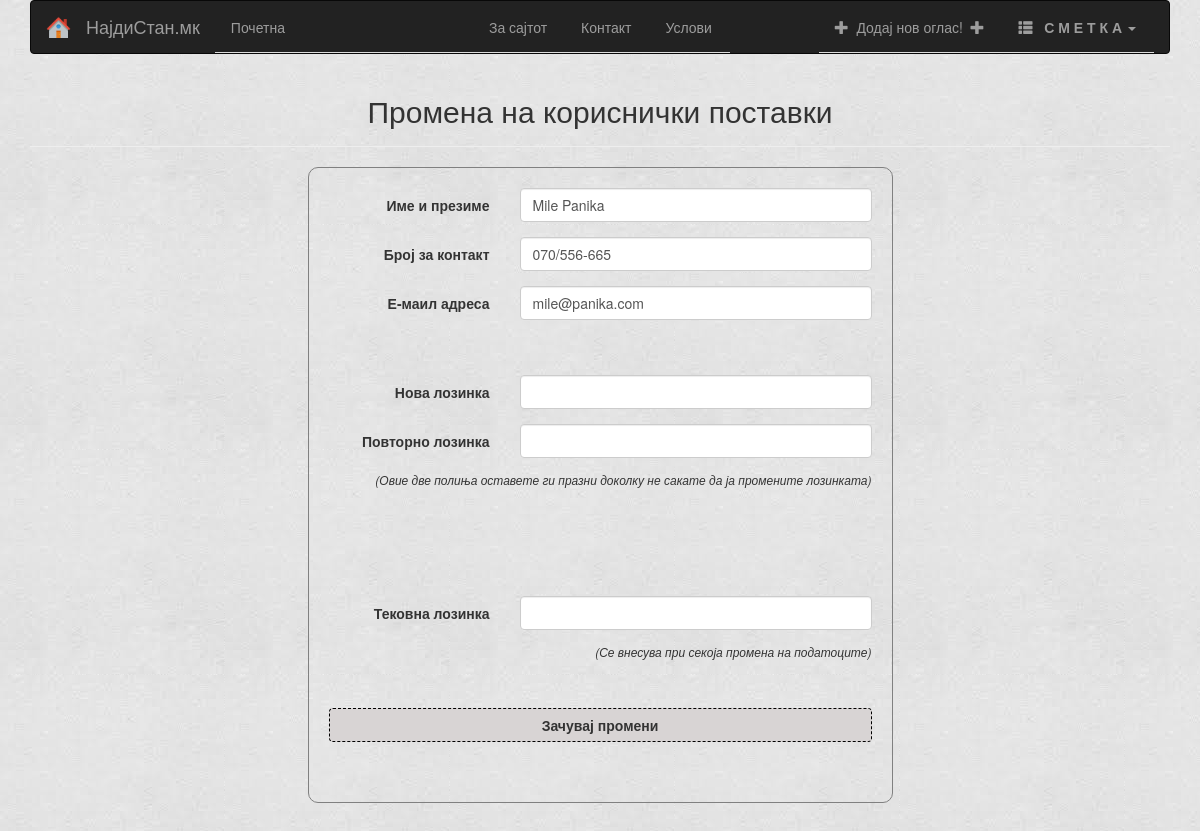
Screenshot of /profile/edit (signed in) with the database file from the repository.
### app/models.py (models this page shows, shortened)
class Users(db.Model):
    userId = db.Column(db.Integer, primary_key=True)
    fullName = db.Column(db.String(100), index=True)
    email = db.Column(db.String(120), index=True, unique=True)
    password = db.Column(db.String(32))
    telNumber = db.Column(db.String(30))
    regIP = db.Column(db.String(20))
    regDate = db.Column(db.DateTime)
    lastSeen = db.Column(db.DateTime)
    isAdmin = db.Column(db.Boolean, default=False)
    interestedIn = db.Column(db.String(120))
    condosOwned = db.relationship('Condo', backref='condoOwner', lazy='dynamic')
    commentsOwned = db.relationship('Comment', backref='commentOwner', lazy='dynamic')
    reportedUser = db.relationship('Reports', backref='userReported', lazy='dynamic')
    @property
    def is_authenticated(self):
        return True
    @property
    def is_admin(self):
        admins = Users.query.filter(Users.isAdmin == 1).all()
        if self in admins:
            return True
        else:
            return False

### app/views.py (the view, shortened to what this page needs)
@app.route('/profile/edit', methods=['GET', 'POST'])
@login_required
def profileEdit():
    form = UserEditProfile()
    cuser = current_user
    return render_template('profileEdit.html', form=form, user=cuser, title='Промена на поставки')

### app/forms.py
class UserEditProfile(FlaskForm):
    fullName = StringField('Име и презиме', validators=[DataRequired(message='Задолжително поле'), Length(min=3, max=30, message='Името мора да биде помеѓу 3 и 30 карактери.')])
    email = StringField('Е-маил адреса', validators=[DataRequired(message='Задолжително поле'), Length(min=3,message='Е-маилот мора да содржи барем 3 карактери.'),Email(message='Внесете валиден емаил во формат: john@doe.com')])
    password1 = PasswordField('Нова лозинка', validators=[EqualTo('repeatPassword1', message='Лозинките не се совпаѓаат.')])
    repeatPassword1 = PasswordField('Повторно лозинка')
    currentPassword1 = PasswordField('Тековна лозинка', validators=[DataRequired(message='Задолжително поле'), Length(min=3, max=50, message='Лозинката мора да биде помеѓу 3 и 50 карактери.')])
    telNumber = StringField('Број за контакт', validators=[DataRequired(message='Задолжително поле'),Length(min=8, max=30,message='Тел. број мора да биде во формат: 07X/yyy-YYY')])

### app/views.py (called while the page is built)
@lm.user_loader
def load_user(id):
    return Users.query.get(int(id))

@app.before_request
def before_request():
    g.user = current_user
    if g.user.is_authenticated:
        g.user.lastSeen = datetime.datetime.utcnow()
        db.session.add(g.user)
        db.session.commit()

### app/templates/profileEdit.html
{% extends 'base.html' %}
{% import 'macros.html' as macros %}
{% block content %}
     <div class="page-header">
     <h2 align="center">Промена на кориснички поставки</h2>
    </div>
    <div class="row" style="margin-bottom: 30px;">
        <div class="col-xs-12 col-md-6 col-sm-6 col-sm-offset-3 col-md-offset-3 col-lg-6 col-lg-offset-3" style="border: 1px solid gray; border-radius:10px; padding:20px">
            {% call macros.render_form(form, action_url=url_for('profileEdit'), action_text='Зачувај промени',  class_='form-horizontal') %}
            {{ macros.render_field_inline_withValue(form.fullName, placeholder='Аце Ацев', value=user.fullName) }}
            {{ macros.render_field_inline_withValue(form.telNumber, placeholder='078 / 123 - 456', value=user.telNumber) }}
            {{ macros.render_field_inline_withValue(form.email, placeholder='ace@acev.com', value=user.email) }}
            <br><br>
            {{ macros.render_field_inline(form.password1, value='') }}
            {{ macros.render_field_inline(form.repeatPassword1, value='') }}
                <h6 class="text-right" style="margin-bottom: 50px;"><i>(Овие две полиња оставете ги празни доколку не сакате да ја промените лозинката)</i></h6>
            <br><br><br>
            {{ macros.render_field_inline(form.currentPassword1, value='') }}
                <h6 class="text-right" style="margin-bottom: 50px;"><i>(Се внесува при секоја промена на податоците)</i></h6>
            {% endcall %}
            <br><br>
        </div>
    </div>
{% endblock %}

### app/templates/macros.html (shortened to what this page needs)
{% macro render_field_inline(field, label_visible=true) -%}
    <div class="form-group {% if field.errors %}has-error{% endif %} {{ kwargs.pop('class_', '') }}">
        {% if (field.type != 'HiddenField' and field.type !='CSRFTokenField') and label_visible %}
            <label for="{{ field.id }}" class="control-label col-sm-4">{{ field.label }}</label>
        {% endif %}
        <div class="col-sm-8">
            {{ field(class_='form-control', **kwargs) }}
        </div>
    </div>
{%- endmacro %}
{% macro render_field_inline_withValue(field, label_visible=true, value='') -%}
    <div class="form-group {% if field.errors %}has-error{% endif %} {{ kwargs.pop('class_', '') }}">
        {% if (field.type != 'HiddenField' and field.type !='CSRFTokenField') and label_visible %}
            <label for="{{ field.id }}" class="control-label col-sm-4">{{ field.label }}</label>
        {% endif %}
        <div class="col-sm-8">
            {{ field(class_='form-control', value=value, **kwargs) }}
        </div>
    </div>
{%- endmacro %}
{% macro render_form(form, action_url='', action_text='Submit',  enctype='', class_='',   btn_class='btn btn-default btn-block') -%}
    <form method="POST" action="{{ action_url }}" role="form" class="{{ class_ }}" enctype="{{enctype}}" autocomplete="off">
        {% if caller %}
            {{ caller() }}
        {% endif %}
        <button type="submit" style='font-weight: bold; background-color: #d8d4d4; border: 1px dashed black; ' class="{{ btn_class }}">{{ action_text }} </button>
    </form>
{%- endmacro %}

### app/templates/base.html (style rules this page uses)
body { background-image: url("../../../static/img/icons/bg.jpg"); }

### rows the page displays
Users: fullName "Mile Panika", telNumber "070/556-665", email "mile@panika.com"

### other values shown
{{ field.label }} "Име и презиме Број за контакт Е-маил адреса"
{{ field.label }} "Нова лозинка Повторно лозинка Тековна лозинка"
{{ action_text }} "Зачувај промени"
